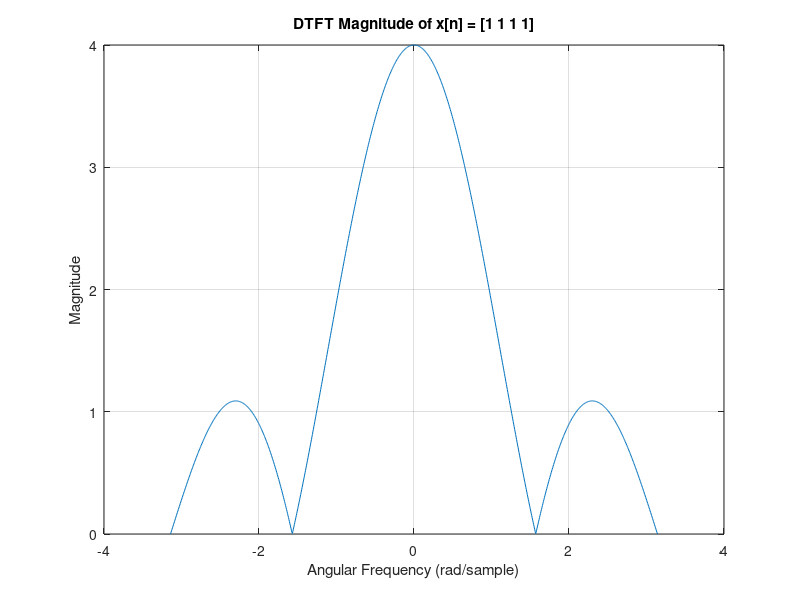
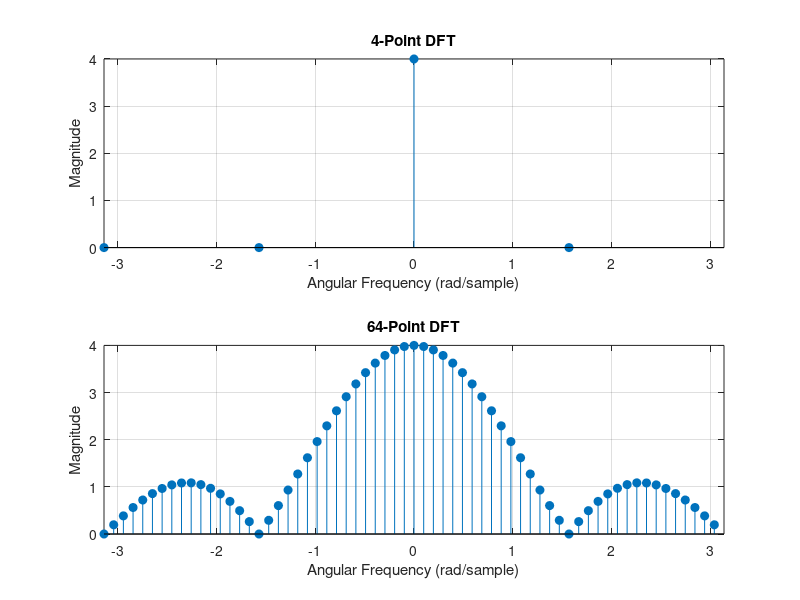
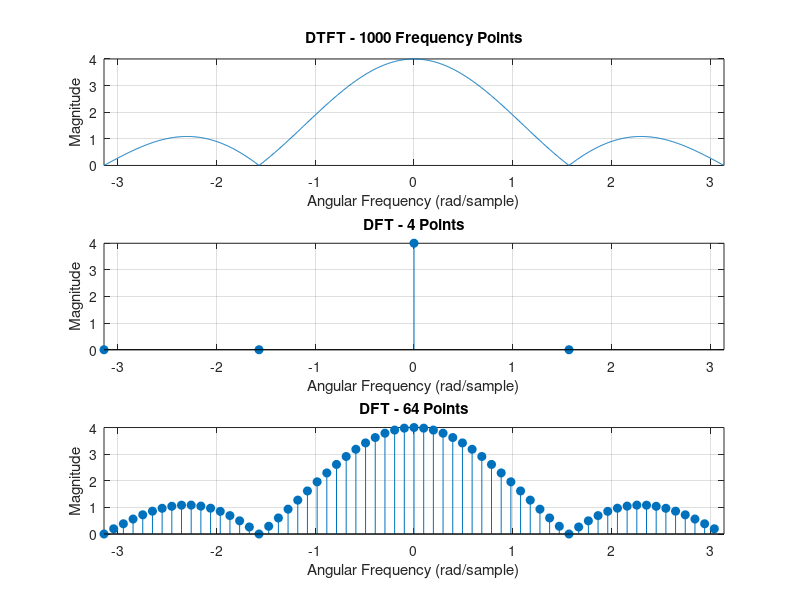

Reproduce these figures in MATLAB, in order.

clear;
clc;
close all;

%% Define the sequence

x = [1 1 1 1];

% Sample positions
n = 0:length(x)-1;

% Display the sequence
disp('Original sequence:');
disp(x);

disp('Sample positions:');
disp(n);


%% Calculate the DTFT

% 1000 frequency values between -pi and pi
w = linspace(-pi, pi, 1000);

% Calculate the DTFT
X = x * exp(-1j * (n.' * w));

% Calculate magnitude
Xmag = abs(X);


%% Plot the DTFT magnitude

figure;

plot(w, Xmag);
grid on;

xlabel('Angular Frequency (rad/sample)');
ylabel('Magnitude');
title('DTFT Magnitude of x[n] = [1 1 1 1]');

% Save the graph
saveas(gcf, 'dtft-magnitude.png');



%% Calculate DFT using FFT

% 4-point FFT
N1 = 4;
X4 = fft(x, N1);

% 64-point FFT
N2 = 64;
X64 = fft(x, N2);

% Frequency axes from -pi to pi
w4 = (-N1/2:N1/2-1)*(2*pi/N1);
w64 = (-N2/2:N2/2-1)*(2*pi/N2);

% Shift FFT results to center zero frequency
X4_shifted = fftshift(X4);
X64_shifted = fftshift(X64);

% Display results
disp('4-point FFT:');
disp(X4);

disp('64-point FFT:');
disp(X64);



%% Plot the DFT magnitudes

figure;

subplot(2,1,1);
stem(w4, abs(X4_shifted), 'filled');
grid on;
xlabel('Angular Frequency (rad/sample)');
ylabel('Magnitude');
title('4-Point DFT');
xlim([-pi pi]);

subplot(2,1,2);
stem(w64, abs(X64_shifted), 'filled');
grid on;
xlabel('Angular Frequency (rad/sample)');
ylabel('Magnitude');
title('64-Point DFT');
xlim([-pi pi]);

% Save the figure
saveas(gcf, 'dft-magnitudes.png');



%% Compare DTFT and DFT

figure;

% DTFT
subplot(3,1,1);
plot(w, Xmag);
grid on;
xlabel('Angular Frequency (rad/sample)');
ylabel('Magnitude');
title('DTFT - 1000 Frequency Points');
xlim([-pi pi]);

% 4-point DFT
subplot(3,1,2);
stem(w4, abs(X4_shifted), 'filled');
grid on;
xlabel('Angular Frequency (rad/sample)');
ylabel('Magnitude');
title('DFT - 4 Points');
xlim([-pi pi]);

% 64-point DFT
subplot(3,1,3);
stem(w64, abs(X64_shifted), 'filled');
grid on;
xlabel('Angular Frequency (rad/sample)');
ylabel('Magnitude');
title('DFT - 64 Points');
xlim([-pi pi]);

% Save final comparison figure
saveas(gcf, 'dtft-dft-comparison.png');
